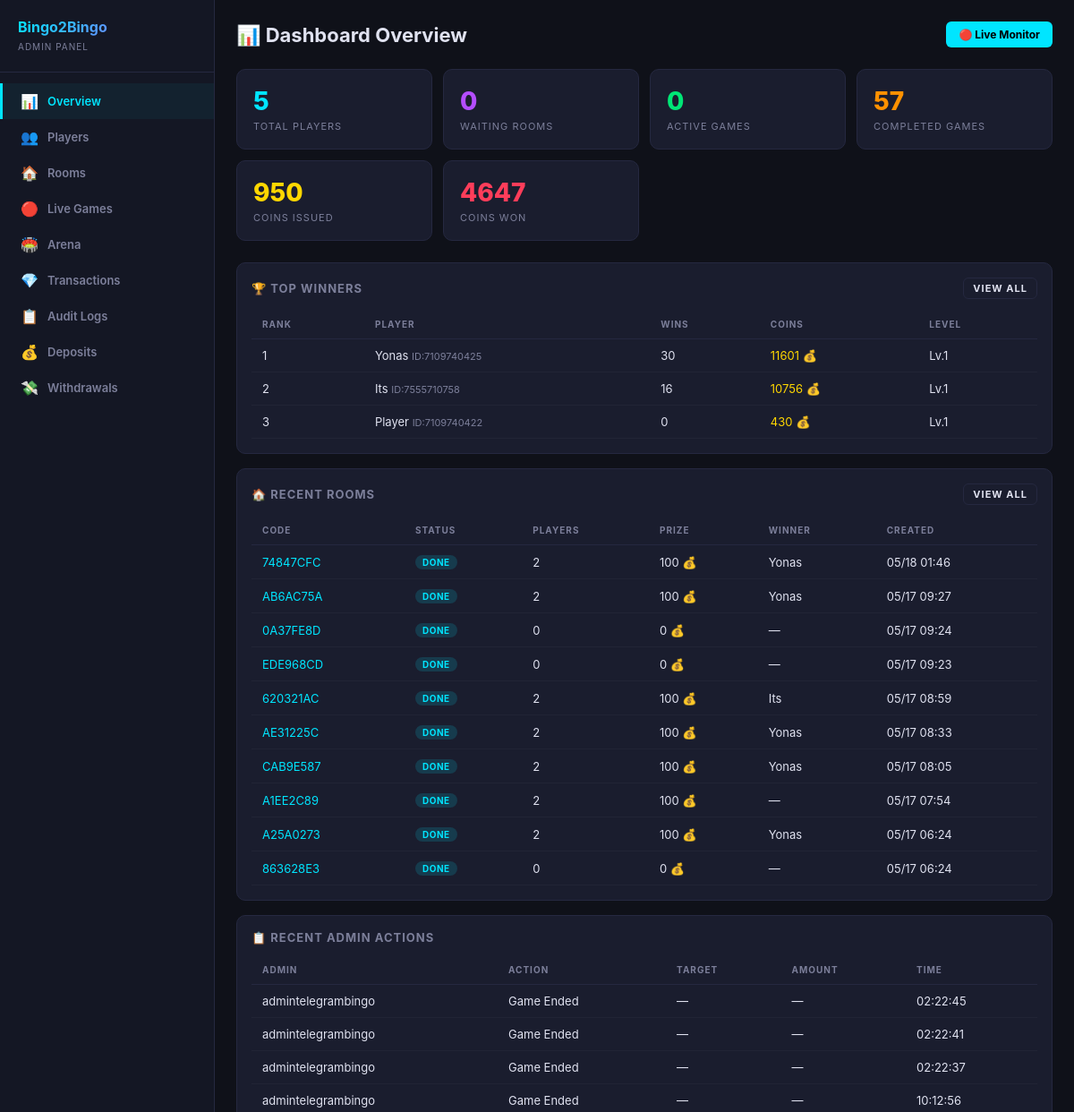
Before: /dashboard/ (signed in, upper part) with the older database file.
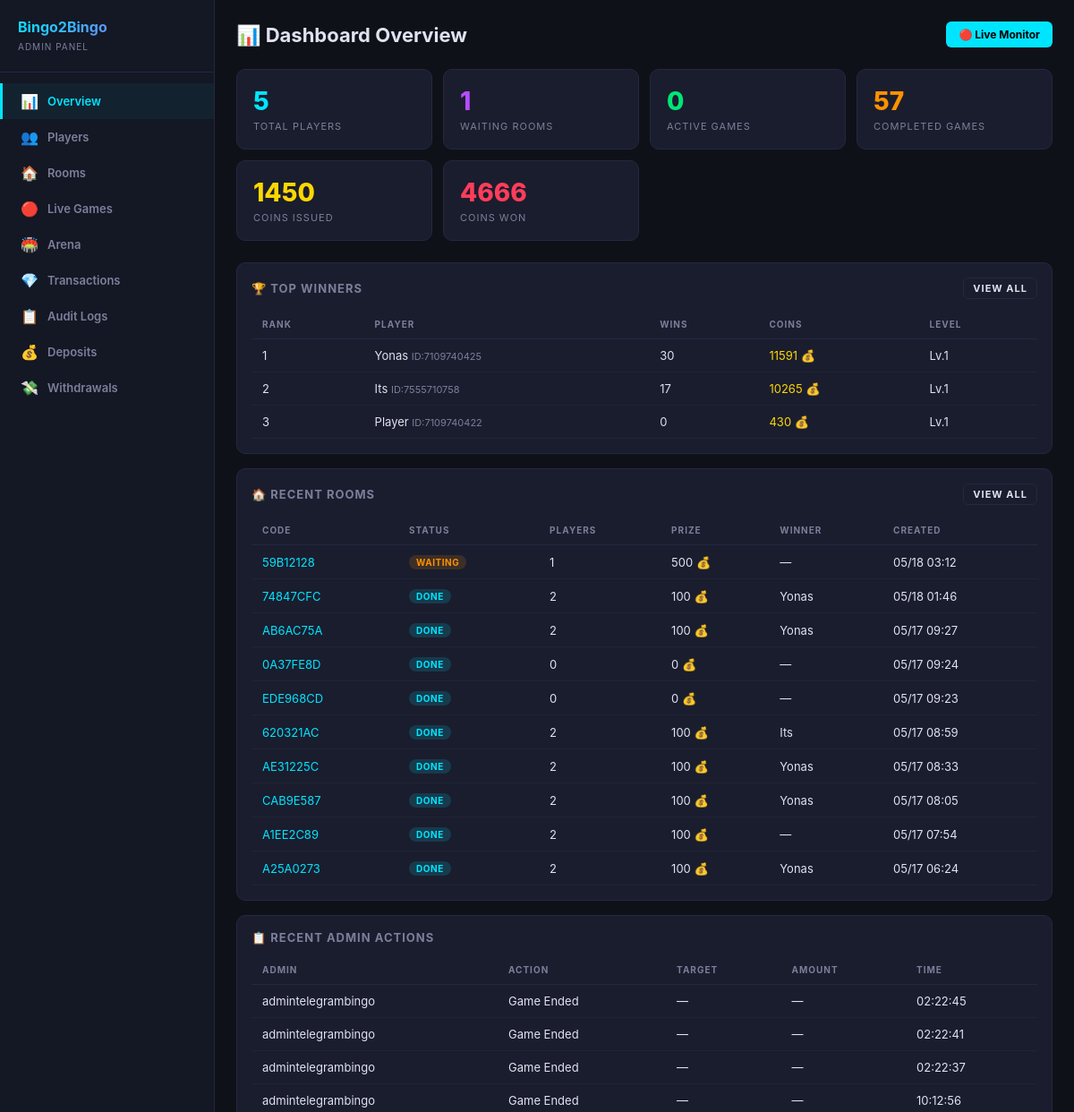
After: the same page with the newer database file.
### users/models.py (models this page shows, shortened)
class Player(models.Model):
    telegram_id = models.BigIntegerField(unique=True, db_index=True)
    username = models.CharField(max_length=255, blank=True, default='')
    first_name = models.CharField(max_length=255, blank=True, default='')
    phone_number = models.CharField(max_length=20, blank=True, default='')
    coins = models.BigIntegerField(default=10)
    wins = models.IntegerField(default=0)
    losses = models.IntegerField(default=0)
    games_played = models.IntegerField(default=0)
    xp = models.BigIntegerField(default=0)
    level = models.IntegerField(default=1)
    referral_code = models.CharField(max_length=32, unique=True, blank=True)
    invited_by = models.ForeignKey(
        'self', null=True, blank=True,
        on_delete=models.SET_NULL,
        related_name='invitees'
    )
    is_banned = models.BooleanField(default=False)
    last_daily_bonus = models.DateTimeField(null=True, blank=True)
    created_at = models.DateTimeField(default=timezone.now)
    class Meta:
        verbose_name = 'Player'
        verbose_name_plural = 'Players'
        ordering = ['-coins']

### games/models.py (models this page shows, shortened)
class GameRoom(models.Model):
    class RoomType(models.TextChoices):
        PUBLIC = 'public', 'Public'
        PRIVATE = 'private', 'Private'
    class Status(models.TextChoices):
        WAITING = 'waiting', 'Waiting'
        ACTIVE = 'active', 'Active'
        FINISHED = 'finished', 'Finished'
    class GameMode(models.TextChoices):
        AUTO = 'auto', 'Auto'
        MANUAL = 'manual', 'Manual'
    room_code = models.CharField(max_length=8, unique=True, blank=True)
    room_type = models.CharField(max_length=10, choices=RoomType.choices, default=RoomType.PUBLIC)
    status = models.CharField(max_length=10, choices=Status.choices, default=Status.WAITING)
    max_players = models.IntegerField(default=10)
    entry_fee = models.BigIntegerField(default=50)
    prize_pool = models.BigIntegerField(default=0)
    winner = models.ForeignKey(
        Player, null=True, blank=True,
        on_delete=models.SET_NULL,
        related_name='games_won'
    )
    players = models.ManyToManyField(Player, through='BingoCard', related_name='game_rooms')
    game_mode = models.CharField(max_length=10, choices=GameMode.choices, default=GameMode.AUTO)
    game_state = models.JSONField(default=dict, blank=True)
    created_at = models.DateTimeField(default=timezone.now)
    started_at = models.DateTimeField(null=True, blank=True)
    finished_at = models.DateTimeField(null=True, blank=True)
    class Meta:
        verbose_name = 'Game Room'
        verbose_name_plural = 'Game Rooms'
        ordering = ['-created_at']

### dashboard/models.py (models this page shows, shortened)
class AdminLog(models.Model):
    class Action(models.TextChoices):
        COIN_ADD = 'coin_add', 'Coins Added'
        COIN_DEDUCT = 'coin_deduct', 'Coins Deducted'
        COIN_RESET = 'coin_reset', 'Coins Reset'
        PLAYER_BAN = 'player_ban', 'Player Banned'
        PLAYER_UNBAN = 'player_unban', 'Player Unbanned'
        ROOM_CLOSE = 'room_close', 'Room Force Closed'
        PLAYER_KICK = 'player_kick', 'Player Kicked'
        GAME_END = 'game_end', 'Game Ended'
    admin_user = models.ForeignKey(User, on_delete=models.SET_NULL, null=True)
    action = models.CharField(max_length=20, choices=Action.choices)
    target_player = models.ForeignKey('users.Player', on_delete=models.SET_NULL, null=True, blank=True)
    target_room = models.ForeignKey('games.GameRoom', on_delete=models.SET_NULL, null=True, blank=True)
    amount = models.BigIntegerField(null=True, blank=True)
    detail = models.TextField(blank=True, default='')
    created_at = models.DateTimeField(default=timezone.now)
    class Meta:
        verbose_name = 'Admin Log'
        verbose_name_plural = 'Admin Logs'
        ordering = ['-created_at']

### dashboard/views.py (the view)
# urls.py: path('', views.overview, name='overview'),
@admin_required
def overview(request):
    total_players = Player.objects.count()
    active_rooms = GameRoom.objects.filter(status='waiting').count()
    active_games = GameRoom.objects.filter(status='active').count()
    finished_games = GameRoom.objects.filter(status='finished').count()
    total_coins_issued = Transaction.objects.filter(
        transaction_type='deposit'
    ).aggregate(s=Sum('amount'))['s'] or 0
    total_coins_won = Transaction.objects.filter(
        transaction_type='game_win'
    ).aggregate(s=Sum('amount'))['s'] or 0
    recent_rooms = list(GameRoom.objects.select_related('winner')
        .annotate(pc=Count('bingo_cards'))
        .order_by('-created_at')[:10])
    recent_logs = list(AdminLog.objects.select_related('admin_user', 'target_player')
        .order_by('-created_at')[:20])
    top_winners = list(Player.objects.filter(is_banned=False)
        .order_by('-wins')[:5])
    return render(request, 'dashboard/overview.html', {
        'total_players': total_players,
        'active_rooms': active_rooms,
        'active_games': active_games,
        'finished_games': finished_games,
        'total_coins_issued': total_coins_issued,
        'total_coins_won': total_coins_won,
        'recent_rooms': recent_rooms,
        'recent_logs': recent_logs,
        'top_winners': top_winners,
    })

### dashboard/auth.py (called while the page is built)
def admin_required(view_func):
    @wraps(view_func)
    def wrapper(request, *args, **kwargs):
        if not request.user.is_authenticated:
            return redirect('dashboard:login')
        if not request.user.is_staff and not request.user.is_superuser:
            messages.error(request, 'Access denied. Staff only.')
            return redirect('dashboard:login')
        return view_func(request, *args, **kwargs)
    return wrapper

### dashboard/templates/dashboard/overview.html
{% extends 'dashboard/base.html' %}
{% block content %}
<div class="header">
  <h1>📊 Dashboard Overview</h1>
  <div class="header-actions">
    <a href="{% url 'dashboard:live' %}" class="btn btn-cyan">🔴 Live Monitor</a>
  </div>
</div>
<div class="stats-grid">
  <div class="stat-card cyan">
    <div class="stat-value">{{ total_players }}</div>
    <div class="stat-label">Total Players</div>
  </div>
  <div class="stat-card purple">
    <div class="stat-value">{{ active_rooms }}</div>
    <div class="stat-label">Waiting Rooms</div>
  </div>
  <div class="stat-card green">
    <div class="stat-value">{{ active_games }}</div>
    <div class="stat-label">Active Games</div>
  </div>
  <div class="stat-card orange">
    <div class="stat-value">{{ finished_games }}</div>
    <div class="stat-label">Completed Games</div>
  </div>
  <div class="stat-card gold">
    <div class="stat-value">{{ total_coins_issued|floatformat:0 }}</div>
    <div class="stat-label">Coins Issued</div>
  </div>
  <div class="stat-card red">
    <div class="stat-value">{{ total_coins_won|floatformat:0 }}</div>
    <div class="stat-label">Coins Won</div>
  </div>
</div>
<div class="card">
  <div class="card-header">
    <span>🏆 Top Winners</span>
    <a href="{% url 'dashboard:players' %}" class="btn btn-outline btn-sm">View All</a>
  </div>
  <table>
    <thead><tr><th>Rank</th><th>Player</th><th>Wins</th><th>Coins</th><th>Level</th></tr></thead>
    <tbody>
    {% for p in top_winners %}
    <tr>
      <td>{{ forloop.counter }}</td>
      <td>{{ p.first_name }} <span style="color:var(--muted);font-size:11px;">ID:{{ p.telegram_id }}</span></td>
      <td>{{ p.wins }}</td>
      <td style="color:var(--gold)">{{ p.coins }} 💰</td>
      <td>Lv.{{ p.level }}</td>
    </tr>
    {% endfor %}
    </tbody>
  </table>
</div>
<div class="card">
  <div class="card-header">
    <span>🏠 Recent Rooms</span>
    <a href="{% url 'dashboard:rooms' %}" class="btn btn-outline btn-sm">View All</a>
  </div>
  <table>
    <thead><tr><th>Code</th><th>Status</th><th>Players</th><th>Prize</th><th>Winner</th><th>Created</th></tr></thead>
    <tbody>
    {% for r in recent_rooms %}
    <tr>
      <td><a href="{% url 'dashboard:room_detail' r.room_code %}">{{ r.room_code }}</a></td>
      <td>
        {% if r.status == 'waiting' %}<span class="badge badge-warning">Waiting</span>
        {% elif r.status == 'active' %}<span class="badge badge-success">Active</span>
        {% else %}<span class="badge badge-info">Done</span>{% endif %}
      </td>
      <td>{{ r.pc }}</td>
      <td>{{ r.prize_pool }} 💰</td>
      <td>{{ r.winner.first_name|default:"—" }}</td>
      <td>{{ r.created_at|date:"m/d H:i" }}</td>
    </tr>
    {% endfor %}
    </tbody>
  </table>
</div>
<div class="card">
  <div class="card-header">📋 Recent Admin Actions</div>
  <table>
    <thead><tr><th>Admin</th><th>Action</th><th>Target</th><th>Amount</th><th>Time</th></tr></thead>
    <tbody>
    {% for log in recent_logs %}
    <tr>
      <td>{{ log.admin_user.username|default:"system" }}</td>
      <td>{{ log.get_action_display }}</td>
      <td>{{ log.target_player.first_name|default:"—" }}</td>
      <td>{% if log.amount %}{{ log.amount }} 💰{% else %}—{% endif %}</td>
      <td>{{ log.created_at|date:"H:i:s" }}</td>
    </tr>
    {% endfor %}
    </tbody>
  </table>
</div>
{% endblock %}

Changed rows visible on the page:
no longer on this page (row unchanged): GameRoom: room_code "863628E3", status "DONE", pc "0", prize_pool "0", winner.first_name "—", created_at "05/17 06:24"
changed Player "Yonas": coins "11601" → "11591"
changed Player "Its": wins "16" → "17"; coins "10756" → "10265"
added GameRoom: room_code "59B12128", status "WAITING", pc "1", prize_pool "500", winner.first_name "—", created_at "05/18 03:12"
Other visible differences:
{{ active_rooms }}: "0" → "1"
{{ total_coins_issued|floatformat:0 }}: "950" → "1450"
{{ total_coins_won|floatformat:0 }}: "4647" → "4666"
